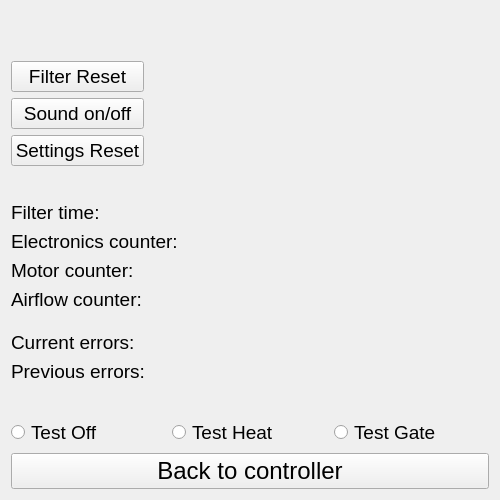
<?xml version="1.0" encoding="UTF-8"?>
<ui version="4.0">
 <class>Configurator</class>
 <widget class="QWidget" name="Configurator">
  <property name="geometry">
   <rect>
    <x>0</x>
    <y>0</y>
    <width>500</width>
    <height>500</height>
   </rect>
  </property>
  <property name="windowTitle">
   <string>Form</string>
  </property>
  <layout class="QVBoxLayout" name="verticalLayout_4">
   <item>
    <spacer name="verticalSpacer_3">
     <property name="orientation">
      <enum>Qt::Vertical</enum>
     </property>
     <property name="sizeHint" stdset="0">
      <size>
       <width>20</width>
       <height>61</height>
      </size>
     </property>
    </spacer>
   </item>
   <item>
    <layout class="QHBoxLayout" name="horizontalLayout_2">
     <item>
      <layout class="QVBoxLayout" name="verticalLayout_3">
       <item>
        <widget class="QPushButton" name="filterButton">
         <property name="font">
          <font>
           <pointsize>14</pointsize>
          </font>
         </property>
         <property name="text">
          <string>Filter Reset</string>
         </property>
        </widget>
       </item>
       <item>
        <widget class="QPushButton" name="soundButton">
         <property name="font">
          <font>
           <pointsize>14</pointsize>
          </font>
         </property>
         <property name="text">
          <string>Sound on/off</string>
         </property>
        </widget>
       </item>
       <item>
        <widget class="QPushButton" name="hardResetButton">
         <property name="font">
          <font>
           <pointsize>14</pointsize>
          </font>
         </property>
         <property name="text">
          <string>Settings Reset</string>
         </property>
        </widget>
       </item>
      </layout>
     </item>
     <item>
      <spacer name="horizontalSpacer">
       <property name="orientation">
        <enum>Qt::Horizontal</enum>
       </property>
       <property name="sizeHint" stdset="0">
        <size>
         <width>40</width>
         <height>20</height>
        </size>
       </property>
      </spacer>
     </item>
    </layout>
   </item>
   <item>
    <spacer name="verticalSpacer">
     <property name="orientation">
      <enum>Qt::Vertical</enum>
     </property>
     <property name="sizeHint" stdset="0">
      <size>
       <width>20</width>
       <height>40</height>
      </size>
     </property>
    </spacer>
   </item>
   <item>
    <widget class="QLabel" name="filterLabel">
     <property name="font">
      <font>
       <pointsize>14</pointsize>
      </font>
     </property>
     <property name="text">
      <string>Filter time: </string>
     </property>
    </widget>
   </item>
   <item>
    <widget class="QLabel" name="elCountLabel">
     <property name="font">
      <font>
       <pointsize>14</pointsize>
      </font>
     </property>
     <property name="text">
      <string>Electronics counter:</string>
     </property>
    </widget>
   </item>
   <item>
    <widget class="QLabel" name="motCountLabel">
     <property name="font">
      <font>
       <pointsize>14</pointsize>
      </font>
     </property>
     <property name="text">
      <string>Motor counter:</string>
     </property>
    </widget>
   </item>
   <item>
    <widget class="QLabel" name="afLabel">
     <property name="font">
      <font>
       <pointsize>14</pointsize>
      </font>
     </property>
     <property name="text">
      <string>Airflow counter: </string>
     </property>
    </widget>
   </item>
   <item>
    <spacer name="verticalSpacer_4">
     <property name="orientation">
      <enum>Qt::Vertical</enum>
     </property>
     <property name="sizeHint" stdset="0">
      <size>
       <width>20</width>
       <height>25</height>
      </size>
     </property>
    </spacer>
   </item>
   <item>
    <layout class="QVBoxLayout" name="verticalLayout">
     <item>
      <widget class="QLabel" name="curErrLabel">
       <property name="font">
        <font>
         <pointsize>14</pointsize>
        </font>
       </property>
       <property name="text">
        <string>Current errors:</string>
       </property>
      </widget>
     </item>
     <item>
      <widget class="QLabel" name="prevErrLabel">
       <property name="font">
        <font>
         <pointsize>14</pointsize>
        </font>
       </property>
       <property name="text">
        <string>Previous errors:</string>
       </property>
      </widget>
     </item>
     <item>
      <spacer name="verticalSpacer_2">
       <property name="orientation">
        <enum>Qt::Vertical</enum>
       </property>
       <property name="sizeHint" stdset="0">
        <size>
         <width>20</width>
         <height>40</height>
        </size>
       </property>
      </spacer>
     </item>
    </layout>
   </item>
   <item>
    <layout class="QHBoxLayout" name="horizontalLayout_5">
     <item>
      <widget class="QRadioButton" name="noTestButton">
       <property name="font">
        <font>
         <pointsize>14</pointsize>
        </font>
       </property>
       <property name="text">
        <string>Test Off</string>
       </property>
      </widget>
     </item>
     <item>
      <widget class="QRadioButton" name="heatTestButton">
       <property name="font">
        <font>
         <pointsize>14</pointsize>
        </font>
       </property>
       <property name="text">
        <string>Test Heat</string>
       </property>
      </widget>
     </item>
     <item>
      <widget class="QRadioButton" name="gateTestButton">
       <property name="font">
        <font>
         <pointsize>14</pointsize>
        </font>
       </property>
       <property name="text">
        <string>Test Gate</string>
       </property>
      </widget>
     </item>
    </layout>
   </item>
   <item>
    <widget class="QPushButton" name="contButton">
     <property name="font">
      <font>
       <pointsize>18</pointsize>
      </font>
     </property>
     <property name="text">
      <string>Back to controller</string>
     </property>
    </widget>
   </item>
  </layout>
 </widget>
 <resources/>
 <connections/>
</ui>
